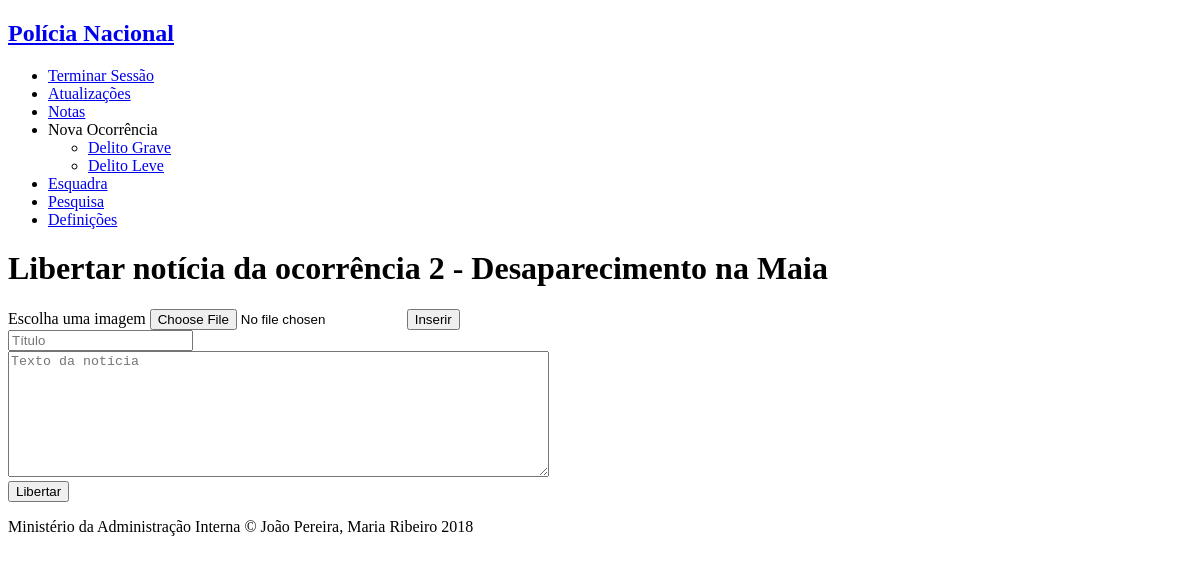
The page /news_release.php?id=2 (signed in) on the database as committed earlier.
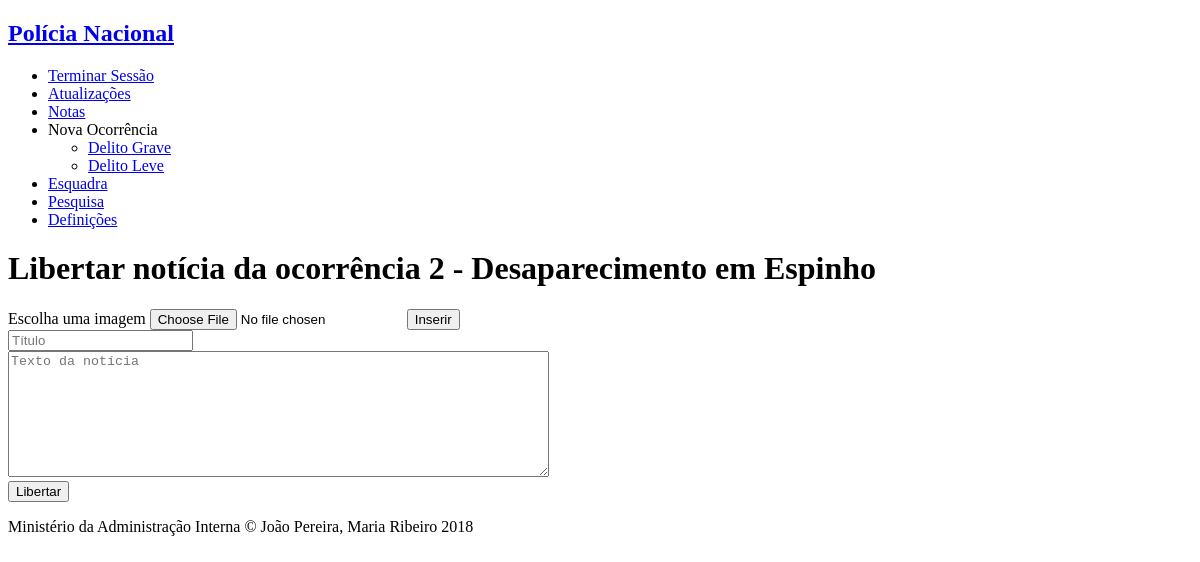
The same page on the database as committed later.
### tables this page shows
CREATE TABLE occurrences (
    id INTEGER PRIMARY KEY,
    type integer REFERENCES occ_type NOT NULL,
    title VARCHAR NOT NULL,
    chief_detective VARCHAR REFERENCES personnel,
    state VARCHAR REFERENCES states NOT NULL ,
    oppening_date date NOT NULL,
    location VARCHAR NOT NULL,
    description VARCHAR NOT NULL,
    station VARCHAR REFERENCES stations NOT NULL
);

### database/connection.php (called while the page is built, shortened)
<?php $db = new PDO('sqlite:database/database.db');
function getOccurrenceById($id) {
  global $db;
  $query = $db->prepare('SELECT * FROM occurrences WHERE id = ?');
  $query->execute(array($id));
  return $query->fetch();
}

### news_release.php (the view, shortened to what this page needs)
<?php
    include_once('database/connection.php');
    $id=$_GET["id"];
    $occurrence=getOccurrenceById($id);
?>
<!DOCTYPE html>
<html>
<?php include_once('common/header_aside.php'); ?>
<body>
<div id="title">
    <?php echo "<h1>Libertar notícia da ocorrência " . $occurrence['id'] . ' - ' . $occurrence['title'] . "</h1>"; ?>
    <div class="image_container">
        <form class="edit_image" action="news_img_upload.php" method="post" enctype="multipart/form-data">
            <label>Escolha uma imagem</label>
            <input type="file" name="image">
            <input type="submit" value="Inserir">
        </form>
    </div>
    <form id=release_news action="release_news_action.php" method="post">
        <input type="text" placeholder="Título" name="title"><br>
        <textarea name="text" cols="65" rows="8" placeholder="Texto da notícia"></textarea><br>
        <input type="submit" value="Libertar">
    </form>
</div>
</body>
<?php include_once('common/footer.php'); ?>
</html>

Rows that differ between the two databases and show on the page:
changed occurrences id 2: title "Desaparecimento na Maia" → "Desaparecimento em Espinho"
